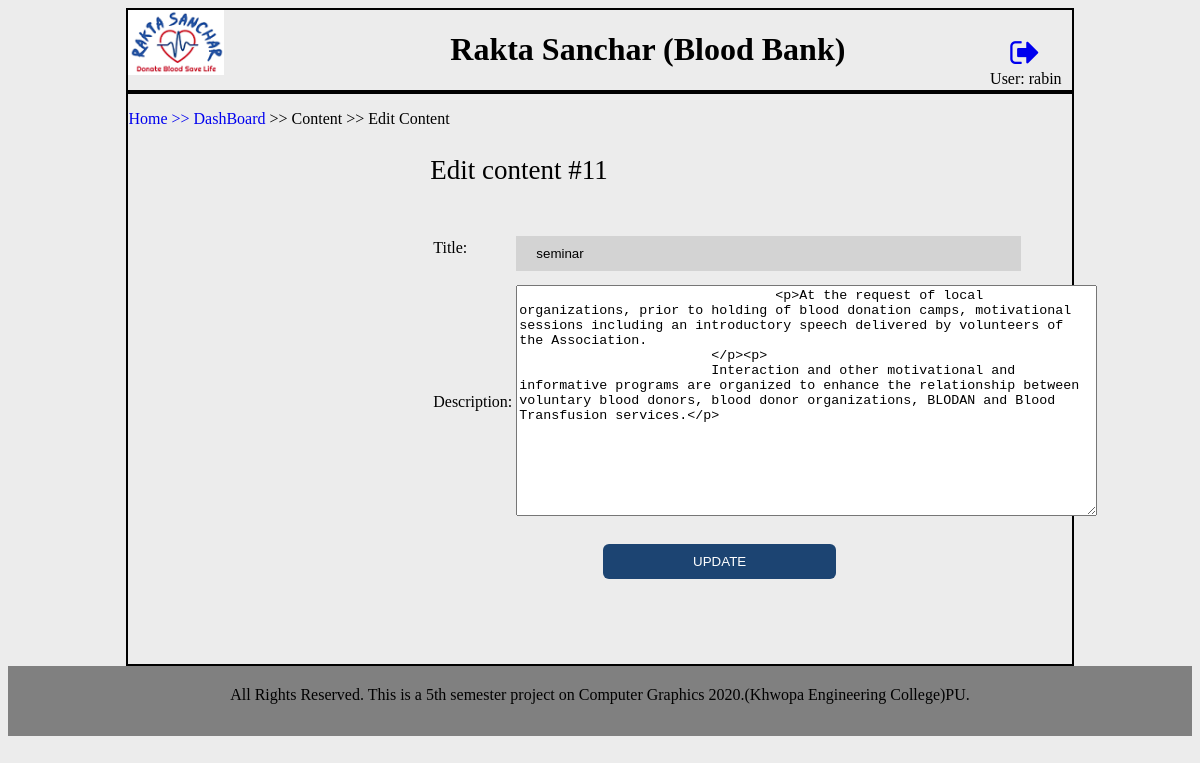
/admin/edit_content.php?sn=11 (signed in), run on the app's committed database.
### tables this page shows
CREATE TABLE `content` (
  `id` int(11) NOT NULL,
  `title` varchar(50) NOT NULL,
  `description` text NOT NULL,
  `created_at` datetime NOT NULL DEFAULT CURRENT_TIMESTAMP,
  `postby_id` int(6) DEFAULT NULL,
  `is_verified` int(1) NOT NULL DEFAULT '0',
  `verifiedby_id` int(6) DEFAULT NULL,
  `updated_at` datetime DEFAULT NULL ON UPDATE CURRENT_TIMESTAMP,
  `hits` int(6) DEFAULT NULL,
  `status` int(1) NOT NULL DEFAULT '1'
);

### admin/edit_content.php (the view, shortened to what this page needs)
<!DOCTYPE html>
<html>
<head>
	<link rel="stylesheet" href="https://cdnjs.cloudflare.com/ajax/libs/font-awesome/4.7.0/css/font-awesome.min.css">
</head>
<body style="background-color: #ececec;">
<?php
$user_sn = @$_GET['sn'];
require_once("DBConnect.php");
$sql = "SELECT * FROM `content` WHERE `id`='$user_sn' Limit 0, 10";
$result = mysqli_query($conn, $sql);
$prev_data = mysqli_fetch_assoc($result);
?>
<div style="border: 2px solid; border-color: black; height: 100%; margin:0 10%; " >
	 <?php include('header.php');?>
	</div>
	<div style="border: 2px solid; border-color: black; min-height: 570px; margin:0 10%; " >
		<div>
		<p><a href="../index.php">Home</a> <a href="index.php">>> DashBoard</a> >> Content >> Edit Content</p>
		</div>
		<div style="margin-left: 32%;">
<form action="" method="POST" name="user">
	<p style="font-size: 27px;">Edit content #<?= $prev_data['id'];?></p>
<table id="adduser">
	<tr>
		<td>Title:</td>
		<td><input type="text" name="title" value="<?= $prev_data['title'];?>" required="required"></td>
	</tr>
	<tr>
		<td>Description:</td>
		<td>
			<textarea name="description" id="editor" rows="15"  cols="70" required="required">
				<?= $prev_data['description'];?>
			</textarea>
		</td>
	</tr>
	<tr>
		<td>&nbsp;</td>
		<td><input type="submit" name="add_user" value="UPDATE"></td>
	</tr>
</table>
</form>
</div>
</div>
<?php include('footer.php');?>
</body>
</html>

### admin/footer.php (shortened to what this page needs)
<?php
require_once("DBConnect.php");
$sql = "SELECT * FROM `content` WHERE `title`='footer'";
$result = mysqli_query($conn, $sql);
$row = mysqli_fetch_assoc($result);
?>
		<div style="height: 50px;background: grey; text-align: center;padding-top: 20px;"><?=$row["description"];?></div>

### admin/edit_content.php (style rules this page uses)
input { width: 80%; background-color: lightgray; color: black; padding: 10px 20px; margin: 20px 0px 10px 0px; border: none; cursor: pointer; }
input[type=submit] { width: 40%; background-color: #1c4472; color: white; padding: 10px 20px; margin: 20px auto 10px 15%; border: none; border-radius: 6px; cursor: pointer; }
a { text-decoration: none; }

### data on the page
content: id "11", title "seminar", description "<p>At the request of local organizations, prior to holding of blood donation camps, motivational sessions including an introductory speech delivered by volunteers of the Association. </p><p> Interaction and other motivational and informative programs are organized to enhance the relationship between voluntary blood donors, blood donor organizations, BLODAN and Blood Transfusion services.</p>"
content: description "All Rights Reserved. This is a 5th semester project on Computer Graphics 2020.(Khwopa Engineering College)PU."

### other printed values
$_SESSION['username'] "rabin"
